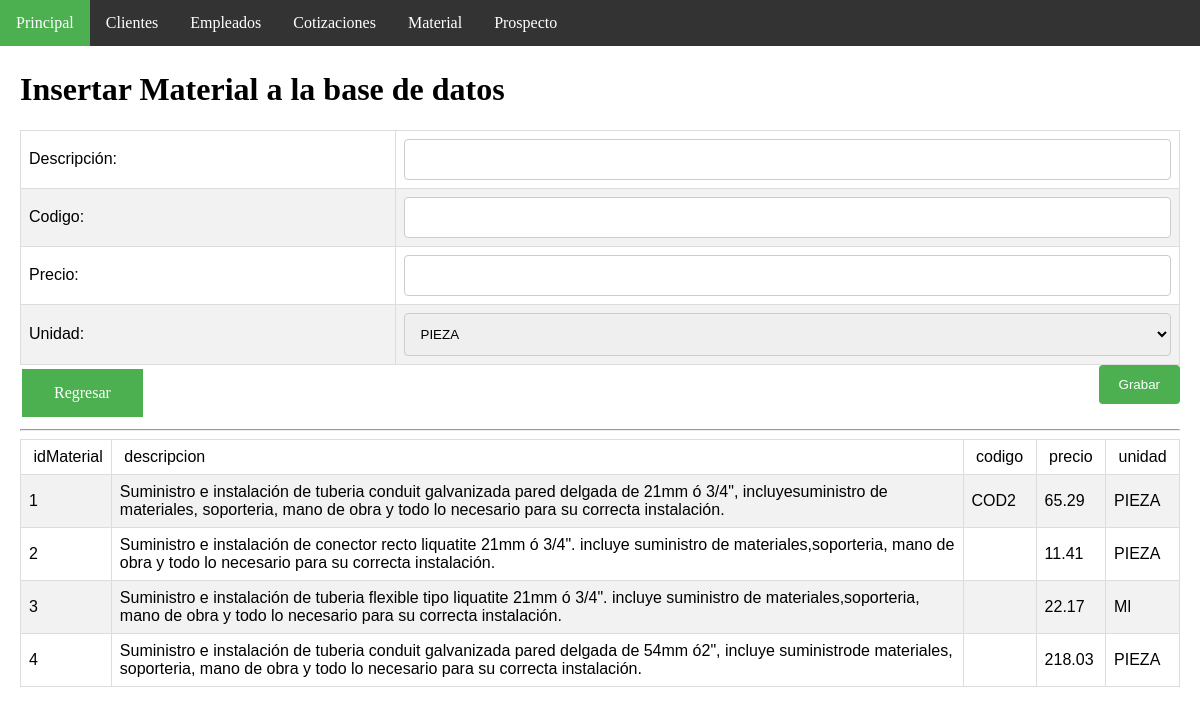
The page /insertMaterial.php (signed in) on the database its author committed.
### tables this page shows
CREATE TABLE `material` (
  `idMaterial` int(11) NOT NULL AUTO_INCREMENT,
  `descripcion` varchar(300) NOT NULL,
  `codigo` varchar(45) DEFAULT NULL,
  `precio` double NOT NULL,
  `UnidadMaterial_idUnidadMaterial` int(11) NOT NULL,
  PRIMARY KEY (`idMaterial`,`UnidadMaterial_idUnidadMaterial`),
  UNIQUE KEY `codigo_UNIQUE` (`codigo`),
  KEY `fk_Material_UnidadMaterial1_idx` (`UnidadMaterial_idUnidadMaterial`),
  CONSTRAINT `fk_Material_UnidadMaterial1` FOREIGN KEY (`UnidadMaterial_idUnidadMaterial`) REFERENCES `unidadmaterial` (`idUnidadMaterial`) ON DELETE NO ACTION ON UPDATE NO ACTION
);

CREATE TABLE `unidadmaterial` (
  `idUnidadMaterial` int(11) NOT NULL AUTO_INCREMENT,
  `unidad` varchar(45) NOT NULL,
  PRIMARY KEY (`idUnidadMaterial`),
  UNIQUE KEY `unidad_UNIQUE` (`unidad`)
);

### insertMaterial.php (the view, shortened to what this page needs)
<!DOCTYPE html>
<html>
<head>
   <link rel="stylesheet" type="text/css" href="css/page_style.css">
</head>
<body>
<ul>
  <li><a class="active" href="index.php">Principal</a></li>
  <li><a href="clienteAdmon.php">Clientes</a></li>
  <li><a href="empleadoAdmon.php">Empleados</a></li>
  <li><a href="cotizacionAdmon.php">Cotizaciones</a></li>
  <li><a href="materialAdmon.php">Material</a></li>
  <li><a href="prospectoAdmon.php">Prospecto</a></li>
</ul>
<div style="padding:20px;margin-top:30px;height:1500px;">
<h1>Insertar Material a la base de datos</h1>
<form action="insertMaterialDb.php" method="post">
<table>
<tr>
   <td>Descripción:</td>
   <td><input type="text" name="descripcion" size="20" maxlength="300"></td>
</tr>
<tr>
   <td>Codigo:</td>
   <td><input type="text" name="codigo" size="20" maxlength="30"></td>
</tr>
<tr>
   <td>Precio:</td>
   <td><input type="text" name="precio" size="20" maxlength="30"></td>
</tr>
<tr>
   <td>Unidad:</td>
   <td><select name ="UnidadMaterial_idUnidadMaterial"><option value="1">PIEZA</option>
		<option value="2">Ml</option> </select></td>
</tr>
</table>
<input type="submit" name="accion" value="Grabar">
<a class="buttonSha" href="materialAdmon.php">Regresar</a>
</FORM>
<hr>
<?php
   $link=Conectarse();
   $query="select * from material";
   $result=mysqli_query($link,$query);
?>
<center>
 <table>
     <tr>
         <td >&nbsp;idMaterial</td>
         <td>&nbsp;descripcion&nbsp;</td>
         <td>&nbsp;codigo&nbsp;</td>
         <td>&nbsp;precio&nbsp;</td>
         <td>&nbsp;unidad&nbsp;</td>
      </tr>
<?php
   while($row = mysqli_fetch_array($result)) {
		$uni = "select * from unidadmaterial where idUnidadMaterial =".$row['UnidadMaterial_idUnidadMaterial'].";";
		$query_uni = mysqli_query( $link, $uni)
        or die ( "Algo ha ido mal en la consulta a material en la base de datos");
		$rowdos = mysqli_fetch_array($query_uni);
		echo "<tr><td>".$row["idMaterial"]."</td>";
		echo "<td >".$row["descripcion"]."</td>";
		echo "<td>".$row["codigo"]."</td>";
		echo "<td>".$row["precio"]."</td>";
		echo "<td>".$rowdos['unidad']."</td>";
   }
?>
 </table> </center>
</div>
</body>
</html>

### css/page_style.css (style rules this page uses)
.buttonSha { background-color: #4CAF50; border: none; color: white; padding: 15px 32px; text-align: center; text-decoration: none; display: inline-block; font-size: 16px; margin: 4px 2px; cursor: pointer; -webkit-transition-duration: 0.4s; transition-duration: 0.4s; }
table { font-family: "Trebuchet MS", Arial, Helvetica, sans-serif; border-collapse: collapse; width: 100%; }
td,th { border: 1px solid #ddd; padding: 8px; }
tr:nth-child(even) { background-color: #f2f2f2; }
* { box-sizing: border-box; }
input[type=text], select, textarea { width: 100%; padding: 12px; border: 1px solid #ccc; border-radius: 4px; resize: vertical; }
input[type=password], select, textarea { width: 100%; padding: 12px; border: 1px solid #ccc; border-radius: 4px; resize: vertical; }
input[type=submit] { background-color: #4CAF50; color: white; padding: 12px 20px; border: none; border-radius: 4px; cursor: pointer; float: right; }
body { margin:0; }
ul { list-style-type: none; margin: 0; padding: 0; overflow: hidden; background-color: #333; position: fixed; top: 0; width: 100%; }
li { float: left; }
li a { display: block; color: white; text-align: center; padding: 14px 16px; text-decoration: none; }
.active { background-color: #4CAF50; }

### rows shown on the page
material: idMaterial "1", descripcion "Suministro e instalación de tuberia conduit galvanizada pared delgada de 21mm ó 3/4\", incluyesuministro de materiales, soporteria, mano de obra y todo lo necesario para su correcta instalación.", codigo "COD2", precio "65.29", UnidadMaterial_idUnidadMaterial.unidad "PIEZA"
material: idMaterial "2", descripcion "Suministro e instalación de conector recto liquatite 21mm ó 3/4\". incluye suministro de materiales,soporteria, mano de obra y todo lo necesario para su correcta instalación.", precio "11.41", UnidadMaterial_idUnidadMaterial.unidad "PIEZA"
material: idMaterial "3", descripcion "Suministro e instalación de tuberia flexible tipo liquatite 21mm ó 3/4\". incluye suministro de materiales,soporteria, mano de obra y todo lo necesario para su correcta instalación.", precio "22.17", UnidadMaterial_idUnidadMaterial.unidad "Ml"
material: idMaterial "4", descripcion "Suministro e instalación de tuberia conduit galvanizada pared delgada de 54mm ó2\", incluye suministrode materiales, soporteria, mano de obra y todo lo necesario para su correcta instalación.", precio "218.03", UnidadMaterial_idUnidadMaterial.unidad "PIEZA"
